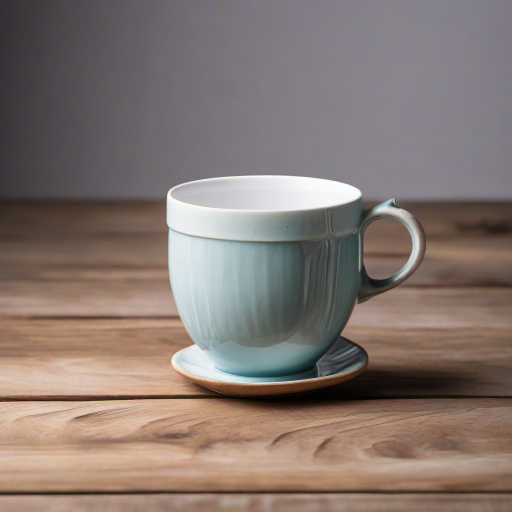
#> input picture evidence/gpu_test_20260924/test_gen_00001_.png, 1024 x 1024 px (shown at 1/2 size)
$ python 37_probe_inpaint_mask_polarity.py --base-image ../../evidence/gpu_test_20260924/test_gen_00001_.png
#> lines starting #> are read from the running program, lines starting #| are printed output that depends on the picture; after the words box and inside, x2 and y2 are one past the last pixel; in counts of white or black regions, pixels touching at a corner belong together
### engine/registry.py
"""工作流注册表的读取（任务 **P3-09** 的消费侧）。

`workflows/registry.yaml` 是**唯一的工作流清单**：A 流用它把工作流灌进
`workflows` 表、D 流用它的 `param_schema` 生成动态表单、`engine/` 用它取定义文件。

本模块只做「读 + 校验结构 + 定位定义文件」，**不做写库**（那是 A 流的事）。
"""

from __future__ import annotations

import pathlib
from collections.abc import Iterator, Mapping
from dataclasses import dataclass, field
from typing import Any

from engine.errors import SchemaError
from engine.schema import ParamSchema

#: 仓库根目录（`engine/registry.py` 的上一级的上一级）
REPO_ROOT = pathlib.Path(__file__).resolve().parent.parent

#: 默认注册表位置
DEFAULT_REGISTRY_PATH = REPO_ROOT / "workflows" / "registry.yaml"

#: 工作流启用状态取值
VALID_STATUS: frozenset[str] = frozenset({"enabled", "gray", "disabled"})

#: 验证状态取值 —— 本项目最看重「过程可证明」，所以验证等级必须显式声明
VALID_VERIFICATION: frozenset[str] = frozenset(
    {
        "gpu_verified",  # 已在本机 GPU 上真实出图，并带有本工作流口径的 baseline
        "render_path_l4_passed",  # 渲染路径 L4 已真实出图，但缺少 baseline 或核心语义待验
        "static_only",  # 仅通过离线静态校验（L1~L3），从未真实出图
        "pending_gpu",  # 定义已写、参数已声明，但连静态校验都还没过
    }
)


@dataclass(frozen=True)
class WorkflowEntry:
    """注册表里的一条工作流。"""

    id: str
    version: int
    title: str
    display_name: str
    description: str
    #: 注册表 YAML 里写的**裸文件名**（相对注册表所在目录），仅作原始记录用。
    #: 要取文件请用 `definition_path` —— 自己拼路径是已踩过一次的坑
    #: （调用方被迫知道"注册表在哪"，换个 CWD 或换个注册表就静默找不到文件）。
    definition: str
    status: str
    models: tuple[str, ...]
    schema: ParamSchema
    verification: str
    engine: str | None = None
    #: `definition` 的**已解析绝对路径**，由 `Registry.load()` 算好。
    definition_path: pathlib.Path = field(default_factory=lambda: pathlib.Path())
    rollout_percent: int = 100
    #: **渲染路径** L4 是否已通过（即 `engine/render` 渲染后提交给真实引擎并核对过产物）。
    #:
    #: 与 `verification == "gpu_verified"` 是**两件事**：后者说的是"节点图能出图"
    #: （可能来自裸提交模板），前者说的是"我们的渲染器接进去也能出图"。
    #: 只有后者为真才允许 `status: enabled`。
    render_path_l4: bool = False
    baseline: Mapping[str, Any] = field(default_factory=dict)
    changelog: tuple[Mapping[str, Any], ...] = ()
    notes: str | None = None
    raw: Mapping[str, Any] = field(default_factory=dict, repr=False)

    @property
    def is_enabled(self) -> bool:
        return self.status == "enabled"

    @property
    def is_gpu_verified(self) -> bool:
        return self.verification == "gpu_verified"


@dataclass(frozen=True)
class Registry:
    """整份注册表。"""

    registry_version: int
    updated_at: str
    workflows: tuple[WorkflowEntry, ...]
    planned: tuple[Mapping[str, Any], ...] = ()
    path: pathlib.Path | None = None

    # ---------------------------------------------------------- 加载

    @classmethod
    def load(cls, path: str | pathlib.Path | None = None) -> Registry:
        p = pathlib.Path(path) if path is not None else DEFAULT_REGISTRY_PATH
        raw = _read_yaml(p)

        if not isinstance(raw, dict):
            raise SchemaError(f"注册表顶层必须是对象: {p}")
        version = raw.get("registry_version")
        if not isinstance(version, int):
            raise SchemaError(f"注册表缺少 registry_version: {p}")
        updated_at = str(raw.get("updated_at") or "")
        if not updated_at:
            raise SchemaError(f"注册表缺少 updated_at: {p}")

        entries_raw = raw.get("workflows")
        if not isinstance(entries_raw, list) or not entries_raw:
            raise SchemaError(f"注册表缺少非空 workflows 数组: {p}")

        entries: list[WorkflowEntry] = []
        seen: set[str] = set()
        for i, item in enumerate(entries_raw):
            entry = _parse_entry(item, index=i, registry_path=p)
            if entry.id in seen:
                raise SchemaError(f"注册表里工作流 id '{entry.id}' 重复")
            seen.add(entry.id)
            entries.append(entry)

        planned_raw = raw.get("planned") or []
        if not isinstance(planned_raw, list):
            raise SchemaError("registry.planned 必须是数组")
        for item in planned_raw:
            if not isinstance(item, dict) or not item.get("id"):
                raise SchemaError("registry.planned 的每条必须含 id")

        return cls(
            registry_version=version,
            updated_at=updated_at,
            workflows=tuple(entries),
            planned=tuple(planned_raw),
            path=p,
        )

    # ---------------------------------------------------------- 查询

    # [12 lines left out: functions get, require, not called in this run]

    def enabled(self) -> tuple[WorkflowEntry, ...]:
        """对外可用的工作流。A 流的 `/workflows` 列表应当只返回这些。"""
        return tuple(e for e in self.workflows if e.is_enabled)

    # [10 lines left out: function definition_path, not called in this run]

    def __iter__(self) -> Iterator[WorkflowEntry]:
        return iter(self.workflows)

    def __len__(self) -> int:
        return len(self.workflows)


# ============================================================ 内部


def _read_yaml(p: pathlib.Path) -> Any:
    try:
        import yaml
    except ImportError as exc:  # pragma: no cover
        raise SchemaError(
            "读取注册表需要 PyYAML。`engine/` 的运行时只依赖标准库，"
            "但注册表是 YAML —— 请在后端/工具链环境里安装 pyyaml"
        ) from exc
    try:
        return yaml.safe_load(p.read_text(encoding="utf-8"))
    except FileNotFoundError as exc:
        raise SchemaError(f"注册表不存在: {p}") from exc
    except yaml.YAMLError as exc:
        raise SchemaError(f"注册表不是合法 YAML: {p} —— {exc}") from exc


# [107 lines left out: function _parse_entry, not called in this run]

### deploy/autodl/37_probe_inpaint_mask_polarity.py
#!/usr/bin/env python3
"""inpaint_v1 的「蒙版极性」探针 —— 只产出**客观信号**，语义判断留给人工。

背景
----
`inpaint_v1` 的设计前提是「**透明区 = 待重绘区**」，但这个前提
**从未在真实出图上验证过**（见 `workflows/registry.yaml` 的 `verification_note`）。
`LoadImage` 的 MASK 输出极性在 `/object_info` 快照里读不到语义，
而它直接决定「重绘哪一块」—— 反了就等于**去重绘非选区**。

本探针做什么
------------
用**同一张参考图、同一 seed**，只改一个变量：参考图的 **alpha 通道取反**。

> 为什么改 alpha 就等于改蒙版：`LoadImage` 的 MASK 输出是由 alpha 导出的
> （ComfyUI 里是 `mask = 1 - alpha`）。所以
> `alpha` 与 `1-alpha` 两个输入 → 恰好互为补集的两个蒙版。
> **不需要改任何节点、不需要插 `InvertMask`** —— 因此本探针不触碰节点图，
> 不产生"第二份工作流 JSON"（`workflow_spec.md` §6.1 禁止多份同义 JSON）。

「蒙版原样」= 变体 A（输入 alpha 原样）；「蒙版反相」= 变体 B（输入 alpha 取反）。

产出哪些客观信号
----------------
1. **两次输出是否逐字节相同**（整文件 sha256 + 仅像素的 IDAT sha256）。
   相同 ⇒ 蒙版**根本没起作用** —— 那是比极性反了更严重的 bug。
2. **各区域的像素差异统计**（均值 / 最大值 / P99 / 完全相同像素占比）：
   * `A vs B`         —— 两变体之间的差异落在哪一区
   * `输出 vs 参考图` —— 哪一区的像素**被新画过**、哪一区被原样贴回
     （`ImageCompositeMasked` 会把非选区按原图贴回，所以被贴回的那一区
     与参考图的差异应≈0）
3. 两道**自证**（否则"相同/不同"都可能是假结论）：
   * 离线断言：两个变体的 alpha **逐像素互补** —— 否则不是单变量实验
   * GPU 正对照：变体 A 跑两次，**必须**逐字节一致 —— 否则管线不确定，
     A 与 B 的差异**不可归因**于蒙版，本探针全部结论作废

⚠️ 本探针**不下极性结论**。它只回答"哪一区被改了、幅度多大"，
   "这符不符合产品预期"必须人看图判定（与 `probe_g7_weight.py` 同一纪律）。

用法（远端，需 ComfyUI 在跑）::

    PYTHONPATH=<repo> /root/miniconda3/bin/python 37_probe_inpaint_mask_polarity.py \
        --base-image /root/autodl-tmp/l4_assets/ref_product.png \
        --seed 20260916 --json /root/autodl-tmp/l4_evidence/36_inpaint_mask_polarity.json

退出码：0 = 探针跑完（**不代表极性正确**）· 1 = 探针自身失败 ·
       2 = 用法/环境前提不满足（参数非法、输入文件不存在、缺依赖）

依赖声明
--------
本脚本需要 **numpy** 与 **Pillow(PIL)**，而它们**不在任何 pyproject 里**：

* 仓库根 `pyproject.toml` 刻意声明 `engine/` 核心**零运行时依赖**（只用标准库），
  不能为了一个部署脚本破坏这条契约；
* `backend/pyproject.toml` 是**后端服务**的依赖，后端运行期并不用 numpy/PIL，
  声明进去等于让服务背上一份它不 import 的依赖（语义错误）；
* `deploy/` 不是包、没有 pyproject —— 这些脚本的实际宿主是**远端 conda 环境**
  （`/root/miniconda3/bin/python`，见上面的用法），那个环境**不是**按本仓库的
  打包元数据装的，所以在此处声明**没有任何读取方**，只会造成"声明过=有保障"的假象。

故采取**脚本内显式前置检查**：缺包时立即以退出码 2 响亮失败并说明装什么，
而不是甩出一段 ImportError 崩栈（后者容易被误读成"脚本写错了"）。
远端这两个包由 ComfyUI 自身依赖带入，通常已存在；此为**防空转**的兜底。
"""

from __future__ import annotations

import argparse
import datetime
import hashlib
import json
import pathlib
import sys
from typing import Any

from engine.registry import Registry
from engine.render import RenderOptions, load_definition, render
from engine.tools.verify_render_path import ComfyClient, idat_digest

#: 本探针的第三方依赖（部署脚本宿主环境提供，不在本仓库打包元数据里）
_REQUIRED_THIRD_PARTY = ("numpy", "PIL")


def _require_third_party() -> None:
    """缺依赖时响亮失败，**不要**让 ImportError 崩栈。

    刻意先探测全部再看结果：一次把缺的包都列出来，省得用户装一个再跑一次。
    """
    missing = []
    for mod in _REQUIRED_THIRD_PARTY:
        try:
            __import__(mod)
        except ImportError:
            missing.append(mod)
    if missing:
        pkgs = " ".join("Pillow" if m == "PIL" else m for m in missing)
        print(f"[fatal] 本探针缺少依赖: {', '.join(missing)}")
        print(f"        装法: pip install {pkgs}")
        print("        （远端 conda 环境通常已由 ComfyUI 依赖带入；本仓库不声明这两个包，"
              "原因见模块 docstring『依赖声明』一节）")
        raise SystemExit(2)


_require_third_party()

import numpy as np  # noqa: E402  # 依赖检查必须在导入之前，故不置于文件顶部
from PIL import Image, ImageFilter  # noqa: E402

#: 探针画在参考图上的「假想重绘区」：以图心为圆心的圆
#: ⚠️ 用**圆**而不是矩形：`GrowMask.tapered_corners=true` 会把直角磨圆，
#:    矩形四角的归属会变得含糊；圆没有角，边界行为更干净。
CIRCLE_RADIUS = 220

#: 统计时把边界带排除掉的腐蚀半径（像素）。
#: 需要 > `GrowMask.expand`（工作流里为 8）+ 羽化余量，否则统计会把
#: 「边界过渡像素」算进核心区，得出偏小的差异。
ERODE_PX = 16


# [19 lines left out: functions _erode, _stats, not called in this run]


def _save_gray(arr2d: np.ndarray, path: pathlib.Path) -> None:
    Image.fromarray(np.clip(arr2d, 0, 255).astype(np.uint8), mode="L").save(path)


def _sha256(data: bytes) -> str:
    return hashlib.sha256(data).hexdigest()


def main(argv: list[str] | None = None) -> int:
    ap = argparse.ArgumentParser(description="inpaint_v1 蒙版极性探针（只给客观信号）")
    ap.add_argument("--workflow", default="inpaint_v1")
    ap.add_argument("--registry", default=None)
    ap.add_argument("--base-image", required=True, help="参考图（RGB 基准，会被加上 alpha）")
    ap.add_argument("--seed", type=int, default=20260916)
    ap.add_argument("--base-url", default="http://127.0.0.1:8188")
    ap.add_argument("--timeout", type=float, default=600.0)
    ap.add_argument("--outdir", default="inpaint_polarity_out")
    ap.add_argument("--json", default="inpaint_mask_polarity.json")
    args = ap.parse_args(argv)

    if args.seed < 0:
        print("[fatal] --seed 必须 ≥ 0（-1 是随机，无法做单变量对比）")
        return 2

    outdir = pathlib.Path(args.outdir)
    outdir.mkdir(parents=True, exist_ok=True)
    json_path = pathlib.Path(args.json)
    json_path.parent.mkdir(parents=True, exist_ok=True)

    base_path = pathlib.Path(args.base_image)
    if not base_path.is_file():
        print(f"[fatal] 参考图不存在: {base_path}")
        return 2
    base_rgb = Image.open(base_path).convert("RGB")
#> base_rgb is the input picture: PIL image 1024x1024 RGB; mean R, G, B 132.8, 119, 112.9
    W, H = base_rgb.size
    print(f"参考图: {base_path}  {W}x{H}  sha256={_sha256(base_path.read_bytes())[:16]}…")
#| 参考图: ../../evidence/gpu_test_20260924/test_gen_00001_.png  1024x1024  sha256=1d2ebcee642056ae…

    # ---------- 1. 构造两个变体（唯一变量 = alpha） ----------
    yy, xx = np.mgrid[0:H, 0:W]
    inside = ((xx - W / 2) ** 2 + (yy - H / 2) ** 2) <= CIRCLE_RADIUS**2
    alpha_a = np.where(inside, 0, 255).astype(np.uint8)      # 变体 A：圆内透明
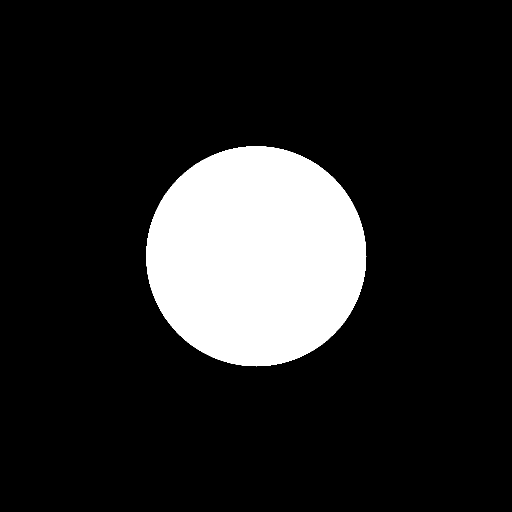
#> inside: shape (1024, 1024) bool (shown at 1/2 size); 14.5% white; 1 white region, box (x1, y1, x2, y2) and area: (292, 292, 733, 733) 152013
    alpha_b = (255 - alpha_a).astype(np.uint8)               # 变体 B：互补

    # 自证 1：两个变体必须逐像素互补（否则不是单变量实验）
    if not np.array_equal(alpha_a + alpha_b, np.full_like(alpha_a, 255)):
        print("[fatal] 两个变体的 alpha 不是逐像素互补 —— 不是单变量实验，拒绝继续")
        return 1
    print(f"自证 1 ✅ 两变体 alpha 逐像素互补（圆半径 {CIRCLE_RADIUS}px，圆心=图心）")

    base_arr = np.asarray(base_rgb).astype(np.int16)
    files: dict[str, pathlib.Path] = {}
    variants: dict[str, dict[str, Any]] = {}
    for tag, alpha in (("A_mask_as_is", alpha_a), ("B_mask_inverted", alpha_b)):
        rgba = np.dstack([base_arr.astype(np.uint8), alpha])
        p = outdir / f"probe_input_{tag}.png"
        Image.fromarray(rgba, mode="RGBA").save(p)
        files[f"input_{tag}"] = p
        variants[tag] = {
            "asset_id": 1 if tag.startswith("A") else 2,
            "input_png": str(p),
            "input_sha256": _sha256(p.read_bytes()),
            "alpha_meaning": (
                "alpha=0 在圆内（透明），alpha=255 在圆外"
                if tag.startswith("A") else
                "alpha=255 在圆内（不透明），alpha=0 在圆外 —— A 的逐像素取反"
            ),
        }
        print(f"  变体 {tag}: {p}  alpha 圆内={alpha[H // 2, W // 2]}"
              f" 圆外={alpha[0, 0]}")
#> this loop made 2 passes
#> pass 1, in main, `rgba = np.dstack([base_arr.astype(np.uint8), alpha])`:
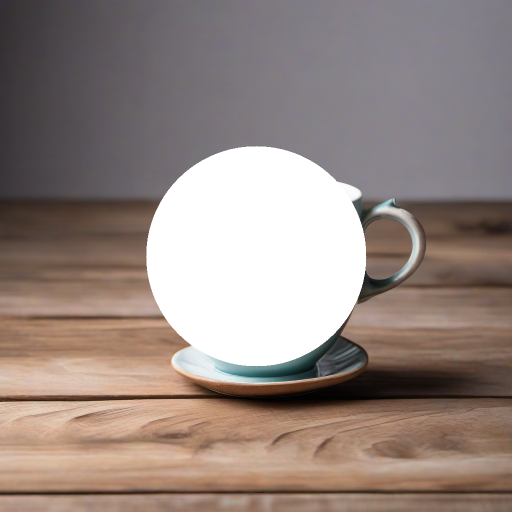
#> rgba: shape (1024, 1024, 4) (shown at 1/2 size); mean R, G, B, A 132.8, 119, 112.9, 218; transparent parts drawn white
#> after the loop, files = 2 items; variants = 2 items

    # 蒙版几何（供人工比对；保存成图便于直接看）
    _save_gray(inside.astype(np.uint8) * 255, outdir / "probe_region_circle.png")
#> (the rest of the program and of its run is left out)
